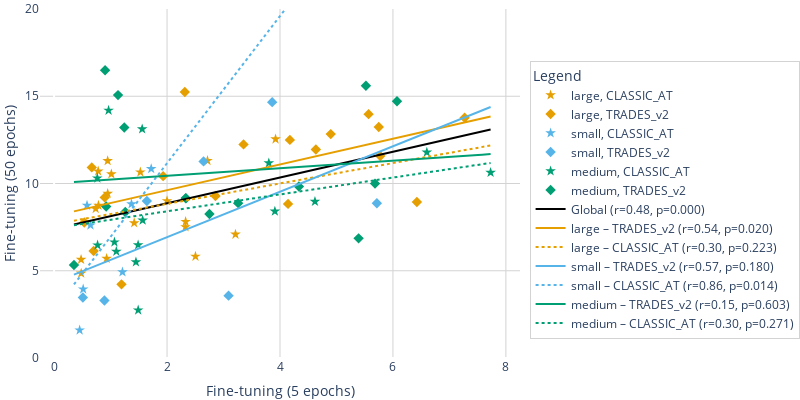
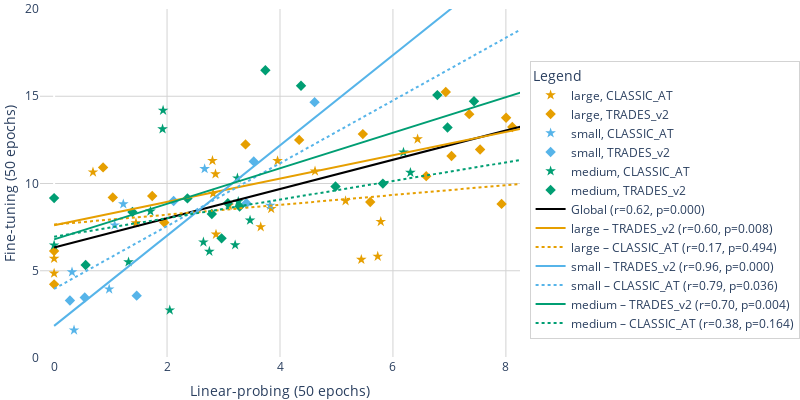

The code cell stored with these charts, in order, in its notebook:
### Code cell
import pandas as pd
import plotly.express as px
import plotly.graph_objects as go
from scipy.stats import spearmanr
import numpy as np
from numpy.linalg import LinAlgError
from scipy.stats import linregress

import pandas as pd
from scipy.stats import spearmanr, pearsonr
from process_database import process_grouped_df, process_rankings,global_grouped_dataset


grouped_df = global_grouped_dataset(df,)
grouped_df = process_rankings(grouped_df)
# Flatten the columns
grouped_df.columns = ['_'.join(col).strip() if isinstance(col, tuple) else col for col in grouped_df.columns]
grouped_df = grouped_df.reset_index()
sub_df = grouped_df[["ft_strategy", "model_type", "model_size", "backbone", "loss_function", "TOTAL_score_sum"]]

# ── 1.  Reshape: one row per backbone × loss_function, one column per project
pivot_df = sub_df.pivot_table(
    index=["backbone", "loss_function",  "model_type", "model_size",],
    columns="ft_strategy",
    values="TOTAL_score_sum"
).reset_index()

symbol_map = {"TRADES_v2": "diamond", "CLASSIC_AT": "star"}

color_palette = ["#E69F00", "#56B4E9",  "#009E73",  ] # "#009E73", "#F0E442", "#0072B2","#CC79A7", "#D55E00",
unique_sizes = pivot_df["model_size"].unique()
color_map = {size: color_palette[i % len(color_palette)] for i, size in enumerate(unique_sizes)}


for (x1,x2) in [ ("full_fine_tuning_5epochs", "full_fine_tuning_50epochs"), ("linearprobe_50epochs", "full_fine_tuning_50epochs") ]:

    # Global correlation
    pivot_df = pivot_df.fillna(0)
    x = pivot_df[x1]
    y = pivot_df[x2]
    r_global, p_global = spearmanr(x, y)
    try:
        # m_global, b_global = np.polyfit(x, y, 1)
        m_global, b_global, r, p, _ = linregress(x, y)
    except Exception as e:
        print(f"Warning: polyfit failed with error: {e}")
        m_global, b_global = 0, y.mean()  # or any safe fallback
    x_range = np.linspace(x.min(), x.max(), 100)

    # Base scatter plot
    fig = px.scatter(
        pivot_df,
        x=x1,
        y=x2,
        color="model_size",
        symbol="loss_function",
        symbol_map=symbol_map,
        color_discrete_map=color_map,
        labels={
            "full_fine_tuning_5epochs": "Fine-tuning (5 epochs)",
            "full_fine_tuning_50epochs": "Fine-tuning (50 epochs)",
            "linearprobe_50epochs": "Linear-probing (50 epochs)"
        },
        #title="Fine-Tuning Correlation (5 vs 50 Epochs)"
    )

    # Global black line
    fig.add_trace(go.Scatter(
        x=x_range,
        y=m_global * x_range + b_global,
        mode="lines",
        line=dict(color="black", dash="solid", width=2),
        name=f"Global (r={r_global:.2f}, p={p_global:.3f})"
    ))



    # Add per-group lines
    for model_size in pivot_df["model_size"].unique():
        for loss_function, style in zip(["TRADES_v2", "CLASSIC_AT"], ["solid", "dot"]):
            subset = pivot_df[(pivot_df["model_size"] == model_size) & (pivot_df["loss_function"] == loss_function)]
            if len(subset) >= 2:
                xg, yg = subset[x1], subset[x2]
                rg, pg = spearmanr(xg, yg)

                try:
                    mg, bg, r, p, _ = linregress(xg, yg)
                except Exception as e:
                    print(f"Warning: polyfit failed with error: {e}")
                    mg, bg = 0, yg.mean()  # or any safe fallback
                    
                fig.add_trace(go.Scatter(
                    x=x_range,
                    y=mg * x_range + bg,
                    mode="lines",
                    line=dict(color=color_map[model_size], dash=style),
                    name=f"{model_size} – {loss_function} (r={rg:.2f}, p={pg:.3f})"
                ))

    fig.update_layout(yaxis=dict(range=[0, 20]),)
    fig.update_layout(xaxis=dict(range=[-0.25, 8.25]),)
    # Layout tweaks
    fig.update_traces(marker=dict(size=8, line=dict(width=0, color='DarkSlateGrey')))
    fig.update_layout(
        margin=dict(l=0, r=0, t=0, b=0),  # remove all outer margins
        width=800, #if x1=='full_fine_tuning_5epochs' else 488 ,    # in pixels (~2.5 inches at 96 DPI)
        height=400,    # in pixels (~1.875 inches)
        plot_bgcolor="white",
        paper_bgcolor="white",
        xaxis=dict(showgrid=True, gridcolor="lightgrey"),
        yaxis=dict(showgrid=True, gridcolor="lightgrey"),
        legend_title_text="Legend",
        #showlegend = True if x1=='full_fine_tuning_5epochs' else False,

                    # Legend inside figure
        legend=dict(
                font=dict(size=12),
                y=0.85,           # optional: near the top
                bgcolor="rgba(255,255,255,1)",
                bordercolor="lightgrey",
                borderwidth=1
            )
    )

    fig.show()
    fig.write_image("./paper_figures/low_cost_proxy_{}.png".format(x1,x2), scale=3  )
